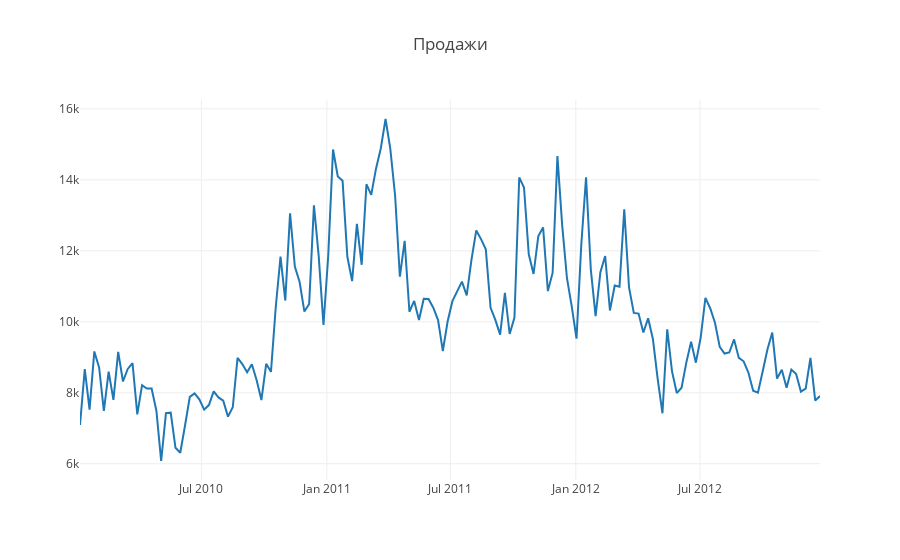

This figure's notebook cell:
### Code cell
sales = df[['Продажи упаковки']]
sales = sales[sales['Продажи упаковки'] > 0]
plotly_df(sales, title='Продажи')

### Figure 1 — Plotly figure (JSON) as saved in the notebook; plotly's stock layout.template omitted (floating-point values rounded to 4 significant figures; data arrays with more than 128 entries replaced by an {"elided": "..."} marker saying what was removed)
{"data": [{"mode": "lines", "name": "Продажи упаковки", "type": "scatter", "x": {"elided": "156 str values"}, "y": {"elided": "156 int values"}}], "layout": {"title": "Продажи"}}
